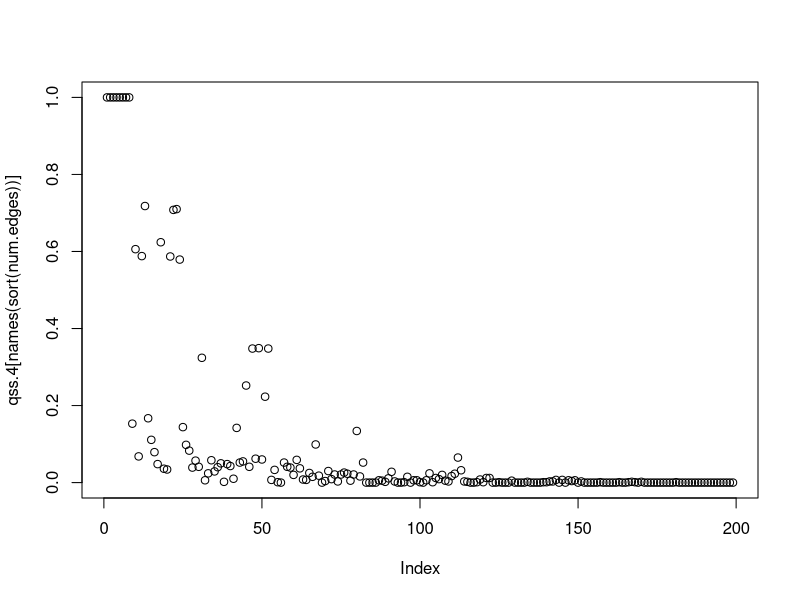

The R script that drew this image: (Note: this script raises an error after producing the figure.)
# Motif Dictionary
fournode <- list(
  id14 = matrix(c(2,1,3,1,4,1), ncol = 2, byrow = T),
  id28 = matrix(c(3,1,4,1,1,2), ncol = 2, byrow = T),
  id30 = matrix(c(3,1,4,1,1,2,2,1), ncol = 2, byrow = T),
  id74 = matrix(c(2,1,3,2,4,1), ncol = 2, byrow = T),
  id76 = matrix(c(3,1,3,2,4,1), ncol = 2, byrow = T),
  id78 = matrix(c(2,1,3,1,4,1,3,2), ncol = 2, byrow = T),
  id90 = matrix(c(2,1,1,2,3,2,4,1), ncol = 2, byrow = T),
  id92 = matrix(c(1,2,3,1,3,2,4,1), ncol = 2, byrow = T), 
  id94 = matrix(c(1,2,2,1,4,1,3,1,3,2), ncol = 2, byrow = T),
  id204 = matrix(c(3,1,3,2,4,1,4,2), ncol = 2, byrow = T),
  id206 = matrix(c(2,1,3,1,4,1,3,2,4,2), ncol = 2, byrow = T),
  id222 = matrix(c(2,1,3,1,4,1,3,2,4,2,1,2), ncol = 2, byrow = T),
  id280 = matrix(c(1,2,1,3,4,1), ncol = 2, byrow = T),
  id282 = matrix(c(1,2,1,3,4,1,2,1), ncol = 2, byrow = T),
  id286 = matrix(c(1,2,1,3,4,1,2,1,3,1), ncol = 2, byrow = T),
  id328 = matrix(c(1,3,4,1,3,2), ncol = 2, byrow = T),
  id330 = matrix(c(2,1,1,3,4,1,3,2), ncol = 2, byrow = T),
  id332 = matrix(c(4,1,3,2,3,1,1,3), ncol = 2, byrow = T),
  id334 = matrix(c(4,1,3,2,3,1,1,3,2,1), ncol = 2, byrow = T),
  id344 = matrix(c(4,1,3,2,3,1,1,3,1,2), ncol = 2, byrow = T),
  id346 = matrix(c(2,1,1,3,4,1,3,2,1,2), ncol = 2, byrow = T),
  id348 = matrix(c(4,1,3,2,3,1,1,3,1,2), ncol = 2, byrow = T),
  id350 = matrix(c(4,1,3,2,3,1,1,3,2,1,1,2), ncol = 2, byrow = T),
  id390 = matrix(c(2,1,1,3,3,1,4,2), ncol = 2, byrow = T),
  id392 = matrix(c(1,3,4,1,4,2), ncol = 2, byrow = T),
  id394 = matrix(c(2,1,1,3,4,1,4,2), ncol = 2, byrow = T),
  id396 = matrix(c(3,1,1,3,4,1,4,2), ncol = 2, byrow = T),
  id398 = matrix(c(2,1,1,3,3,1,4,2,4,1), ncol = 2, byrow = T),
  id404 = matrix(c(1,3,3,1,1,2,4,2), ncol = 2, byrow = T),
  id406 = matrix(c(1,3,3,1,1,2,2,1,4,2), ncol = 2, byrow = T),
  id408 = matrix(c(1,3,2,1,4,1,4,2), ncol = 2, byrow = T),
  id410 = matrix(c(2,1,1,3,4,2,4,1,1,2), ncol = 2, byrow = T),
  id412 = matrix(c(1,2,3,1,1,3,4,1,4,2), ncol = 2, byrow = T),
  id414 = matrix(c(1,2,3,1,1,3,4,1,4,2,2,1), ncol = 2, byrow = T),
  id454 = matrix(c(2,1,1,3,3,1,3,2,4,2), ncol = 2, byrow = T),
  id456 = matrix(c(1,3,4,1,2,3,4,2), ncol = 2, byrow = T),
  id458 = matrix(c(1,3,2,1,4,1,4,2,3,2), ncol = 2, byrow = T),
  id460 = matrix(c(1,3,3,1,4,1,4,2,3,2), ncol = 2, byrow = T),
  id462 = matrix(c(2,1,1,3,3,1,3,2,4,1,4,2), ncol = 2, byrow = T),
  id468 = matrix(c(1,2,1,3,3,1,3,2,4,2), ncol = 2, byrow = T),
  id470 = matrix(c(1,3,3,1,1,2,2,1,3,2,4,1,4,2), ncol = 2, byrow = T),
  id472 = matrix(c(1,3,1,2,4,1,4,2,3,2), ncol = 2, byrow = T),
  id474 = matrix(c(1,3,1,2,2,1,3,2,4,1,4,2), ncol = 2, byrow = T),
  id476 = matrix(c(1,3,3,1,1,2,3,2,4,1,4,2), ncol = 2, byrow = T),
  id478 = matrix(c(1,3,3,1,1,2,2,1,3,2,4,1,4,2), ncol = 2, byrow = T),
  id856 = matrix(c(1,3,1,2,2,3,3,2,4,1), ncol = 2, byrow = T),
  id858 = matrix(c(1,3,1,2,2,1,2,3,3,2,4,1), ncol = 2, byrow = T),
  id862 = matrix(c(1,3,3,1,1,2,2,1,2,3,3,2,4,1), ncol = 2, byrow = T),
  id904 = matrix(c(1,3,2,3,4,1,4,2), ncol = 2, byrow = T),
  id906 = matrix(c(1,3,2,1,2,3,4,1,4,2), ncol = 2, byrow = T),
  id908 = matrix(c(1,3,3,1,4,1,4,2,2,3), ncol = 2, byrow = T),
  id910 = matrix(c(1,3,3,1,2,1,2,3,4,1,4,2), ncol = 2, byrow = T),
  id922 = matrix(c(1,3,1,2,2,1,2,3,4,1,4,2), ncol = 2, byrow = T),
  id924 = matrix(c(1,3,3,1,1,2,2,3,4,1,4,2), ncol = 2, byrow = T),
  id926 = matrix(c(1,3,3,1,1,2,2,1,4,1,4,2,2,3), ncol = 2, byrow = T),
  id972 = matrix(c(1,3,3,1,2,3,3,2,4,1,4,2), ncol = 2, byrow = T),
  id974 = matrix(c(1,3,3,1,2,1,2,3,3,2,4,1,4,2), ncol = 2, byrow = T),
  id990 = matrix(c(1,3,3,1,1,2,2,1,2,3,3,2,4,1,4,2), ncol = 2, byrow = T),
  id2184 = matrix(c(4,1,4,2,4,3), ncol = 2, byrow = T),
  id2186 = matrix(c(4,1,4,2,4,3,2,1), ncol = 2, byrow = T),
  id2190 = matrix(c(4,1,4,2,4,3,2,1,3,1), ncol = 2, byrow = T),
  id2202 = matrix(c(1,2,2,1,4,1,4,2,4,3), ncol = 2, byrow = T),
  id2204 = matrix(c(3,1,1,2,4,1,4,2,4,3), ncol = 2, byrow = T),
  id2206 = matrix(c(1,2,2,1,3,1,4,1,4,2,4,3), ncol = 2, byrow = T),
  id2252 = matrix(c(3,1,3,2,4,1,4,2,4,3), ncol = 2, byrow = T),
  id2254 = matrix(c(3,1,2,1,3,2,4,1,4,2,4,3), ncol = 2, byrow = T),
  id2270 = matrix(c(1,2,2,1,3,1,3,2,4,1,4,2,4,3), ncol = 2, byrow = T),
  id2458 = matrix(c(1,2,2,1,1,3,4,1,4,2,4,3), ncol = 2, byrow = T),
  id2462 = matrix(c(1,3,3,1,1,2,2,1,4,1,4,2,4,3), ncol = 2, byrow = T),
  id2506 = matrix(c(1,3,2,1,3,2,4,1,4,2,4,3), ncol = 2, byrow = T),
  id2510 = matrix(c(1,3,3,1,2,1,3,2,4,1,4,2,4,3), ncol = 2, byrow = T),
  id2524 = matrix(c(1,2,1,3,3,1,3,2,4,1,4,2,4,3), ncol = 2, byrow = T),
  id2526 = matrix(c(1,2,2,1,1,3,3,1,3,2,4,1,4,2,4,3), ncol = 2, byrow = T),
  id3038 = matrix(c(1,2,2,1,1,3,3,1,3,2,2,3,4,1,4,2,4,3), ncol = 2, byrow = T),
  id4370 = matrix(c(1,3,1,2,2,1,4,1), ncol = 2, byrow = T),
  id4374 = matrix(c(1,3,3,1,1,2,2,1,4,1), ncol = 2, byrow = T),
  id4382 = matrix(c(1,2,2,1,1,3,3,1,1,4,4,1), ncol = 2, byrow = T),
  id4418 = matrix(c(1,3,2,1,1,4,3,2), ncol = 2, byrow = T),
  id4420 = matrix(c(1,3,3,1,3,2,1,4), ncol = 2, byrow = T),
  id4422 = matrix(c(1,3,3,1,3,2,2,1,1,4), ncol = 2, byrow = T),
  id4424 = matrix(c(1,3,3,2,4,1,1,4), ncol = 2, byrow = T),
  id4426 = matrix(c(1,3,2,1,3,2,1,4,4,1), ncol = 2, byrow = T),
  id4428 = matrix(c(1,3,3,1,1,4,4,1,3,2), ncol = 2, byrow = T),
  id4430 = matrix(c(1,3,3,1,2,1,1,4,4,1,3,2), ncol = 2, byrow = T),
  id4434 = matrix(c(3,1,1,2,2,1,1,4,3,2), ncol = 2, byrow = T),
  id4436 = matrix(c(1,3,3,1,1,2,1,4,3,2), ncol = 2, byrow = T),
  id4438 = matrix(c(1,2,2,1,1,3,3,1,3,2,1,4), ncol = 2, byrow = T),
  id4440 = matrix(c(1,3,1,2,1,4,4,1,3,2), ncol = 2, byrow = T),
  id4442 = matrix(c(1,3,1,2,2,1,1,4,4,1,3,2), ncol = 2, byrow = T),
  id4444 = matrix(c(1,3,3,1,1,4,4,1,1,2,3,2), ncol = 2, byrow = T),
  id4446 = matrix(c(1,3,3,1,1,4,4,1,1,2,2,1,3,2), ncol = 2, byrow = T),
  id4546 = matrix(c(1,3,2,1,1,4,4,2,3,2), ncol = 2, byrow = T),
  id4548 = matrix(c(1,3,3,1,1,4,3,2,4,2), ncol = 2, byrow = T),
  id4550 = matrix(c(1,3,3,1,2,1,1,4,3,2,4,2), ncol = 2, byrow = T),
  id4556 = matrix(c(1,3,3,1,1,4,3,2,4,2,4,1), ncol = 2, byrow = T),
  id4558 = matrix(c(1,3,3,1,1,4,4,1,4,2,2,1,3,2), ncol = 2, byrow = T),
  id4562 = matrix(c(1,3,1,2,2,1,3,2,4,2,1,4), ncol = 2, byrow = T),
  id4564 = matrix(c(1,3,3,1,1,2,1,4,3,2,4,2), ncol = 2, byrow = T),
  id4566 = matrix(c(1,3,3,1,1,2,2,1,3,2,4,2,1,4), ncol = 2, byrow = T),
  id4572 = matrix(c(1,3,3,1,1,2,3,2,4,2,1,4,4,1), ncol = 2, byrow = T),
  id4574 = matrix(c(1,2,2,1,1,3,3,1,1,4,4,1,3,2,4,2), ncol = 2, byrow = T),
  id4678 = matrix(c(3,1,2,1,1,4,3,2,2,3), ncol = 2, byrow = T),
  id4682 = matrix(c(2,1,1,4,4,1,2,3,3,2), ncol = 2, byrow = T),
  id4686 = matrix(c(3,1,2,1,1,4,4,1,2,3,3,2), ncol = 2, byrow = T),
  id4692 = matrix(c(3,1,1,2,1,4,2,3,3,2), ncol = 2, byrow = T),
  id4694 = matrix(c(1,2,2,1,1,4,2,3,3,2,3,1), ncol = 2, byrow = T),
  id4698 = matrix(c(1,2,2,1,2,3,3,2,1,4,4,1), ncol = 2, byrow = T),
  id4700 = matrix(c(3,1,1,2,1,4,4,1,2,3,3,2), ncol = 2, byrow = T),
  id4702 = matrix(c(3,1,1,2,2,1,1,4,4,1,2,3,3,2), ncol = 2, byrow = T),
  id4740 = matrix(c(3,1,4,2,1,4,2,3), ncol = 2, byrow = T),
  id4742 = matrix(c(3,1,4,2,1,4,2,3,2,1), ncol = 2, byrow = T),
  id4748 = matrix(c(3,1,4,2,1,4,2,3,4,1), ncol = 2, byrow = T),
  id4750 = matrix(c(3,1,2,1,1,4,4,1,2,3,4,2), ncol = 2, byrow = T),
  id4758 = matrix(c(1,2,2,1,3,1,4,2,2,3,1,4), ncol = 2, byrow = T),
  id4764 = matrix(c(1,2,3,1,2,3,1,4,4,1,4,2), ncol = 2, byrow = T),
  id4766 = matrix(c(1,2,2,1,1,4,4,1,3,1,2,3,4,2), ncol = 2, byrow = T),
  id4812 = matrix(c(3,1,4,2,1,4,4,1,2,3,3,2), ncol = 2, byrow = T),
  id4814 = matrix(c(3,1,4,2,1,4,4,1,2,3,3,2,2,1), ncol = 2, byrow = T),
  id4830 = matrix(c(3,1,4,2,1,4,4,1,2,3,3,2,2,1,1,2), ncol = 2, byrow = T),
  id4946 = matrix(c(1,2,2,1,1,3,1,4,2,3,3,2), ncol = 2, byrow = T),
  id4950 = matrix(c(1,2,2,1,1,3,3,1,2,3,3,2,1,4), ncol = 2, byrow = T),
  id4952 = matrix(c(1,2,1,3,1,4,4,1,2,3,3,2), ncol = 2, byrow = T),
  id4954 = matrix(c(1,2,1,3,1,4,4,1,2,3,3,2,2,1), ncol = 2, byrow = T),
  id4958 = matrix(c(1,2,1,3,1,4,4,1,2,3,3,2,2,1,3,1), ncol = 2, byrow = T),
  id4994 = matrix(c(2,1,1,3,1,4,2,3,4,2), ncol = 2, byrow = T),
  id4998 = matrix(c(2,1,1,3,1,4,2,3,4,2,3,1), ncol = 2, byrow = T),
  id5002 = matrix(c(2,1,1,3,1,4,2,3,4,2,4,1), ncol = 2, byrow = T),
  id5004 = matrix(c(1,3,3,1,1,4,4,1,2,3,4,2), ncol = 2, byrow = T),
  id5006 = matrix(c(1,3,3,1,2,1,1,4,4,1,2,3,4,2), ncol = 2, byrow = T),
  id5010 = matrix(c(1,3,1,2,2,1,1,4,2,3,4,2), ncol = 2, byrow = T),
  id5012 = matrix(c(1,3,3,1,1,2,1,4,2,3,4,2), ncol = 2, byrow = T),
  id5014 = matrix(c(1,3,3,1,1,2,2,1,1,4,2,3,4,2), ncol = 2, byrow = T),
  id5016 = matrix(c(1,3,1,2,1,4,4,1,2,3,4,2), ncol = 2, byrow = T),
  id5018 = matrix(c(1,2,2,1,1,3,1,4,4,1,2,3,4,2), ncol = 2, byrow = T),
  id5020 = matrix(c(1,3,3,1,1,4,4,1,1,2,2,3,4,2), ncol = 2, byrow = T),
  id5022 = matrix(c(1,2,2,1,1,3,3,1,1,4,4,1,2,3,4,2), ncol = 2, byrow = T),
  id5058 = matrix(c(1,3,2,1,1,4,2,3,3,2,4,2), ncol = 2, byrow = T),
  id5062 = matrix(c(1,3,3,1,2,1,1,4,2,3,3,2,4,2), ncol = 2, byrow = T),
  id5064 = matrix(c(1,3,1,4,2,3,3,2,4,1,4,2), ncol = 2, byrow = T),
  id5066 = matrix(c(1,3,1,4,4,1,2,3,3,2,2,1,4,2), ncol = 2, byrow = T),
  id5068 = matrix(c(1,3,3,1,1,4,4,1,2,3,3,2,4,2), ncol = 2, byrow = T),
  id5070 = matrix(c(1,3,3,1,1,4,4,1,2,3,3,2,4,2,2,1), ncol = 2, byrow = T),
  id5074 = matrix(c(1,3,1,4,4,1,2,3,3,2,4,2,2,1,1,2), ncol = 2, byrow = T),
  id5076 = matrix(c(1,3,3,1,2,3,3,2,1,4,1,2,4,2), ncol = 2, byrow = T),
  id5078 = matrix(c(1,3,3,1,1,2,2,1,2,3,3,2,4,2,1,4), ncol = 2, byrow = T),
  id5080 = matrix(c(1,3,1,2,2,3,3,2,4,2,1,4,4,1), ncol = 2, byrow = T),
  id5082 = matrix(c(1,3,1,2,2,3,3,2,4,2,1,4,4,1,2,1), ncol = 2, byrow = T),
  id5084 = matrix(c(1,3,1,2,2,3,3,2,4,2,1,4,4,1,3,1), ncol = 2, byrow = T),
  is5086 = matrix(c(1,3,3,1,1,2,2,1,2,3,3,2,4,2,1,4,4,1), ncol = 2, byrow = T),
  id6342 = matrix(c(2,1,3,1,1,4,3,2,4,3,4,2), ncol = 2, byrow = T),
  id6348 = matrix(c(3,1,3,2,1,4,4,1,4,3,4,2), ncol = 2, byrow = T),
  id6350 = matrix(c(2,1,1,4,4,1,4,2,4,3,3,2,3,1), ncol = 2, byrow = T),
  id6356 = matrix(c(1,2,1,4,4,2,4,3,3,2,3,1), ncol = 2, byrow = T),
  id6358 = matrix(c(1,2,2,1,1,4,4,2,4,3,3,2,3,1), ncol = 2, byrow = T),
  id6364 = matrix(c(1,2,1,4,4,2,4,3,3,2,3,1,4,1), ncol = 2, byrow = T),
  id6366 = matrix(c(1,2,1,4,4,2,4,3,3,2,3,1,4,1,2,1), ncol = 2, byrow = T),
  id6550 = matrix(c(1,3,3,1,1,2,2,1,1,4,4,3,4,2), ncol = 2, byrow = T),
  id6552 = matrix(c(1,3,1,2,1,4,4,1,4,2,4,3), ncol = 2, byrow = T),
  id6554 = matrix(c(1,3,1,2,1,4,4,1,4,2,4,3,2,1), ncol = 2, byrow = T),
  id6558 = matrix(c(1,3,1,2,1,4,4,1,4,2,4,3,2,1,3,1), ncol = 2, byrow = T),
  id6598 = matrix(c(1,3,3,1,2,1,1,4,3,2,4,3,4,2), ncol = 2, byrow = T),
  id6602 = matrix(c(1,3,2,1,1,4,4,1,3,2,4,3,4,2), ncol = 2, byrow = T),
  id6604 = matrix(c(1,3,3,1,1,4,4,1,3,2,4,3,4,2), ncol = 2, byrow = T),
  id6606 = matrix(c(1,3,3,1,1,4,4,1,2,1,3,2,4,3,4,2), ncol = 2, byrow = T),
  id6614 = matrix(c(1,3,3,1,1,2,2,1,3,2,1,4,4,2,4,3), ncol = 2, byrow = T),
  id6616 = matrix(c(1,3,1,2,1,4,4,1,3,2,4,2,4,3), ncol = 2, byrow = T),
  id6618 = matrix(c(1,2,2,1,1,3,1,4,4,1,3,2,4,2,4,3), ncol = 2, byrow = T),
  id6620 = matrix(c(1,3,3,1,1,2,1,4,4,1,3,2,4,2,4,3), ncol = 2, byrow = T),
  id6622 = matrix(c(1,2,2,1,1,3,3,1,1,4,4,1,4,2,4,3), ncol = 2, byrow = T),
  id6854 = matrix(c(3,1,2,1,1,4,2,3,3,2,4,2,4,3), ncol = 2, byrow = T),
  id6858 = matrix(c(2,1,2,3,3,2,1,4,4,1,4,2,4,3), ncol = 2, byrow = T),
  id6862 = matrix(c(3,1,2,1,1,4,4,1,2,3,3,2,4,2,4,3), ncol = 2, byrow = T),
  id6870 = matrix(c(1,2,2,1,3,1,1,4,2,3,3,2,4,2,4,3), ncol = 2, byrow = T),
  id6874 = matrix(c(1,2,2,1,1,4,4,1,2,3,3,2,4,2,4,3), ncol = 2, byrow = T),
  id6876 = matrix(c(1,2,3,1,1,4,4,1,2,3,3,2,4,2,4,3), ncol = 2, byrow = T),
  id6878 = matrix(c(3,1,1,2,2,1,1,4,4,1,2,3,3,2,4,2,4,3), ncol = 2, byrow = T),
  id7126 = matrix(c(1,3,3,1,1,2,2,1,2,3,3,2,1,4,4,2,4,3), ncol = 2, byrow = T),
  id7128 = matrix(c(1,3,1,2,1,4,4,1,2,3,3,2,4,2,4,3), ncol = 2, byrow = T),
  id7130 = matrix(c(1,2,2,1,1,3,1,4,4,1,2,3,3,2,4,2,4,3), ncol = 2, byrow = T),
  id7134 = matrix(c(1,2,2,1,1,3,3,1,1,4,4,1,2,3,3,2,4,2,4,3), ncol = 2, byrow = T),
  id13142 = matrix(c(1,2,2,1,1,3,3,1,2,3,3,2,1,4,2,4), ncol = 2, byrow = T),
  id13146 = matrix(c(1,2,2,1,1,3,1,4,4,1,2,3,3,2,2,4), ncol = 2, byrow = T),
  id13148 = matrix(c(1,3,3,1,1,2,2,4,1,4,4,1,2,3,3,2), ncol = 2, byrow = T),
  id13150 = matrix(c(1,3,3,1,1,2,2,1,1,4,4,1,2,3,3,2,2,4), ncol = 2, byrow = T),
  id13260 = matrix(c(1,3,3,1,2,4,4,2,1,4,4,1,2,3,3,2), ncol = 2, byrow = T),
  id13262 = matrix(c(1,3,3,1,2,4,4,2,1,4,4,1,2,3,3,2,2,1), ncol = 2, byrow = T),
  id13278 = matrix(c(1,3,3,1,2,4,4,2,1,4,4,1,2,3,3,2,1,2,2,1), ncol = 2, byrow = T),
  id14678 = matrix(c(1,3,3,1,2,4,1,4,3,2,1,2,2,1,4,3), ncol = 2, byrow = T),
  id14686 = matrix(c(1,2,2,1,1,3,3,1,1,4,4,1,3,2,2,4,4,3), ncol = 2, byrow = T),
  id14790 = matrix(c(1,3,3,1,2,1,1,4,3,2,2,4,4,2,4,3), ncol = 2, byrow = T),
  id14798 = matrix(c(1,3,3,1,1,4,4,1,3,2,2,1,2,4,4,2,4,3), ncol = 2, byrow = T),
  id14810 = matrix(c(1,2,2,1,1,3,1,4,4,1,3,2,2,4,4,2,4,3), ncol = 2, byrow = T),
  id14812 = matrix(c(1,3,3,1,1,2,1,4,4,1,3,2,4,3,4,2,2,4), ncol = 2, byrow = T),
  id14814 = matrix(c(1,3,3,1,1,2,1,4,4,1,3,2,4,3,4,2,2,4,2,1), ncol = 2, byrow = T),
  id15258 = matrix(c(1,3,1,4,4,1,1,2,2,1,2,3,2,4,4,2,4,3), ncol = 2, byrow = T),
  id15262 = matrix(c(1,3,3,1,1,4,4,1,1,2,2,1,2,3,2,4,4,2,4,3), ncol = 2, byrow = T),
  id15310 = matrix(c(1,3,3,1,2,1,1,4,4,1,2,3,3,2,4,3), ncol = 2, byrow = T),
  id15326 = matrix(c(1,3,3,1,1,2,2,1,1,4,4,1,2,3,3,2,2,4,4,2,4,3), ncol = 2, byrow = T),
  id31710 = matrix(c(1,3,3,1,1,2,2,1,1,4,4,1,2,3,3,2,2,4,4,2,4,3,3,4), ncol = 2, byrow = T)
)


#fivenode <- list()
#for(i in 1:500){
#  connect = FALSE
#  while(!connect){
#    e <- sample(4:20, 1, prob = c(rep(.1, 7), rep(.03, 10)))
#    fivenode[[i]] <- erdos.renyi.game(5, p.or.m = e, type = "gnm", directed = T)  
#    
#    comp <- c()
#    for(j in 1:length(fivenode)){
#      if(length(fivenode) == 1){break}
#      if(j > 1){j <- j-1}
#      test <- sum(get.adjacency(fivenode[[i]]) == get.adjacency(fivenode[[j]])) == 25
#      comp <- c(comp, test)
#    }
#    if(sum(comp) >= 1){connect = FALSE}else{connect <- is.connected(fivenode[[i]])}
#  }
#  print(i)
#}


# Convert adjacency lists into graph objects
require(igraph)
fournode.gr <- lapply(fournode, graph.edgelist)

# Create adjacency matrices
fournode.am <- lapply(fournode.gr, get.adjacency, sparse = F)
#fivenode.am <- lapply(fivenode, get.adjacency, sparse = F)

# motif_counter function from "web_functions.R"
motif_counter <- function(graph.lists, webs = NULL){
  require(igraph)
  
  if(!is.list(graph.lists)){
    stop("The input should be a list of graph objects")
  }
  
  triad.count <- lapply(graph.lists, triad.census)
  triad.matrix <- matrix(unlist(triad.count), nrow = length(graph.lists), ncol = 16, byrow = T)
  colnames(triad.matrix) <- c("empty", "single", "mutual", "s5", "s4", "s1", "d4",
                              "d3", "s2", "s3","d8", "d2", "d1", "d5", "d7", "d6")
  
  triad.df <- as.data.frame(triad.matrix)
  
  motif.data.frame <- data.frame(web = webs, s1 = triad.df$s1, s2 = triad.df$s2, s3 = triad.df$s3, s4 = triad.df$s4, 
                                 s5 = triad.df$s5, d1 = triad.df$d1, d2 = triad.df$d2, d3 = triad.df$d3, d4 = triad.df$d4,
                                 d5 = triad.df$d5, d6 = triad.df$d6, d7 = triad.df$d7, d8 = triad.df$d8)
  
  return(motif.data.frame)
}

# count motifs
mot.4 <- motif_counter(fournode.gr, names(fournode.gr))
subcount.4 <- mot.4[,2:14]

#mot.5 <- motif_counter(fivenode, 1:301)
#subcount.5 <- mot.5[,2:14]

# Stability analysis functions from "motifAnalysis.R"
conversion <- function(tm){
  for(i in 1:nrow(tm)){
    for(j in 1:ncol(tm)){
      if(tm[i,j] == 1 & tm[j,i] == 0){tm[j,i] <- -1}
    }
  }
  return(tm)
}

ran.unif <- function(motmat){
  newmat <- apply(motmat, c(1,2), function(x){
    if(x==1){runif(1, 0, 10)}else if(x==-1){runif(1, -1, 0)} else{0}
  })
  diag(newmat) <- runif(nrow(newmat), -1, 0)
  return(newmat)
}

maxRE <- function(rmat){
  lam.max <- max(Re(eigen(rmat)$values))
  return(lam.max)
}

eig.analysis <- function(n, matrices){
  cols <- length(matrices)
  rows <- n
  eigenMATRIX <- matrix(0, nrow = rows, ncol = cols)
  for(i in 1:n){
    ranmat <- lapply(matrices, ran.unif)
    
    eigs <- sapply(ranmat, maxRE)
    eigenMATRIX[i,] <- eigs
  }
  return(eigenMATRIX)
}


# run the stability analysis on four node subgraphs
fourN.co <- lapply(fournode.am, conversion)
system.time(
emat <- eig.analysis(1000, fourN.co)
)

qss.4 <- apply(emat, 2, function(x){sum(x < 0)/length(x)})
names(qss.4) <- names(fournode.am)

num.edges <- sapply(fournode.am, sum)

plot(qss.4[names(sort(num.edges))])
table(num.edges)


results <- data.frame(edges = num.edges, qss = qss.4)

sub2 <- cbind(subcount.4[,1:5], other = rowSums(subcount.4[,6:13]))

m <- apply(sub2, 2, mean)
s <- apply(sub2, 2, sd)


z <- (sub2 - m)/s

z.test <-  as.matrix(z)
fit <- glm(cbind(qss.4*1000, 1000-(qss.4*1000))~z.test, family = "binomial")

results2 <- cbind(results, z)


# five node stability
fiveN.co <- lapply(fivenode.am, conversion)
system.time(
  emat5 <- eig.analysis(1000, fiveN.co)
)

qss.5 <- apply(emat5, 2, function(x){sum(x < 0)/length(x)})


num.edges5 <- sapply(fivenode.am, sum)

table(num.edges5)


results5 <- data.frame(edges = num.edges5, qss = qss.5)

sub5 <- cbind(subcount.5[,1:5], other = rowSums(subcount.5[,6:13]))

m5 <- apply(sub5, 2, mean)
s5 <- apply(sub5, 2, sd)


z5 <- (sub5 - m5)/s5

z.test5 <-  as.matrix(z5)
summary(glm(qss.5~z.test5, family = "quasibinomial"))
